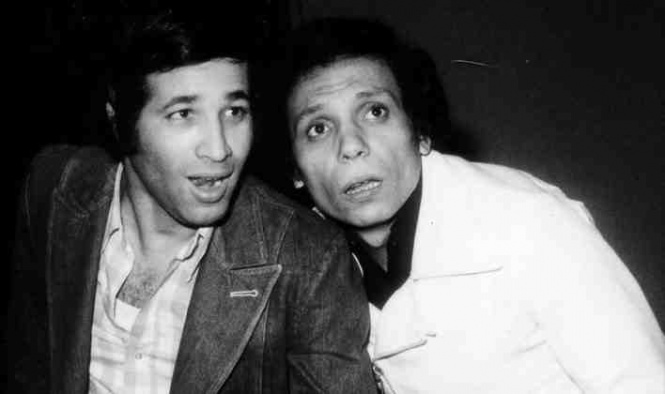
#> input picture image.png, 665 x 394 px
$ python test.py
#> lines starting #> are read from the running program, lines starting #| are printed output that depends on the picture; after the words box and inside, x2 and y2 are one past the last pixel; in counts of white or black regions, pixels touching at a corner belong together
# Import the OpenCV library
import cv2

face_cascade = cv2.CascadeClassifier(cv2.data.haarcascades +"haarcascade_frontalface_default.xml")
image = cv2.imread("image.png")
#> image is the input picture: shape (394, 665, 3); min 0, max 255, mean 93.9
image = cv2.resize(image, (800,533))
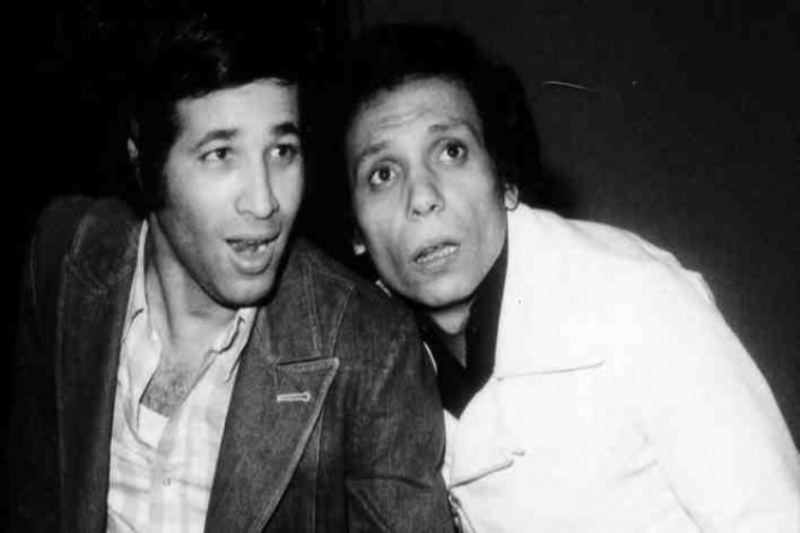
#> image: shape (533, 800, 3); min 0, max 254, mean 93.8
gray_image = cv2.cvtColor(image, cv2.COLOR_BGR2GRAY)

print(type(gray_image))
#| <class 'numpy.ndarray'>

faces=face_cascade.detectMultiScale(gray_image,scaleFactor=1.10,minNeighbors=5)
#> faces = [[159, 84, 181, 181], [322, 91, 188, 188]]


for x,y,w,h in faces:
    image=cv2.rectangle(image, (x,y), (x+w, y+h), (0, 255, 0),1)
    cv2.imshow("Face Detector", image)
    k=cv2.waitKey(4000)
#> this loop made 2 passes; (key Esc is pressed on pass 1)
#> pass 1, `image=cv2.rectangle(image, (x,y), (x+w, y+h), (0, 255, 0),1)`:
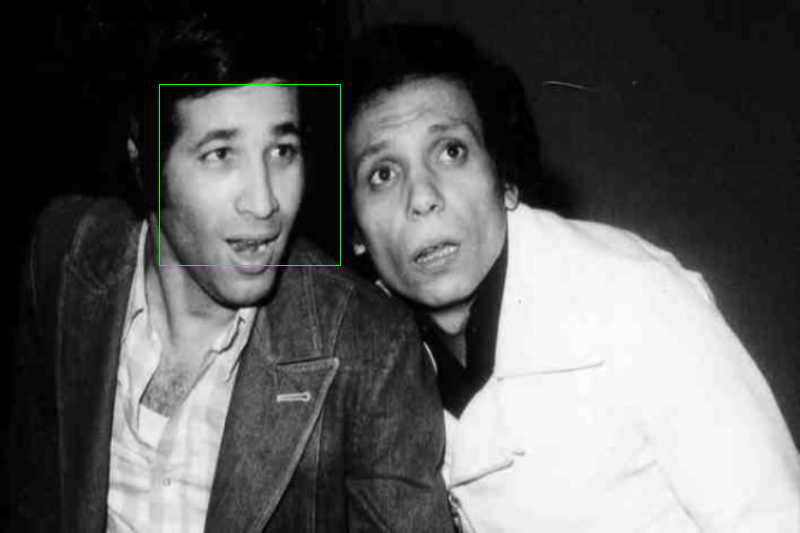
#> image: shape (533, 800, 3); 0.17% of pixels changed, all inside (x1, y1, x2, y2) = (159, 84, 341, 266)
#> pass 2, `image=cv2.rectangle(image, (x,y), (x+w, y+h), (0, 255, 0),1)`:
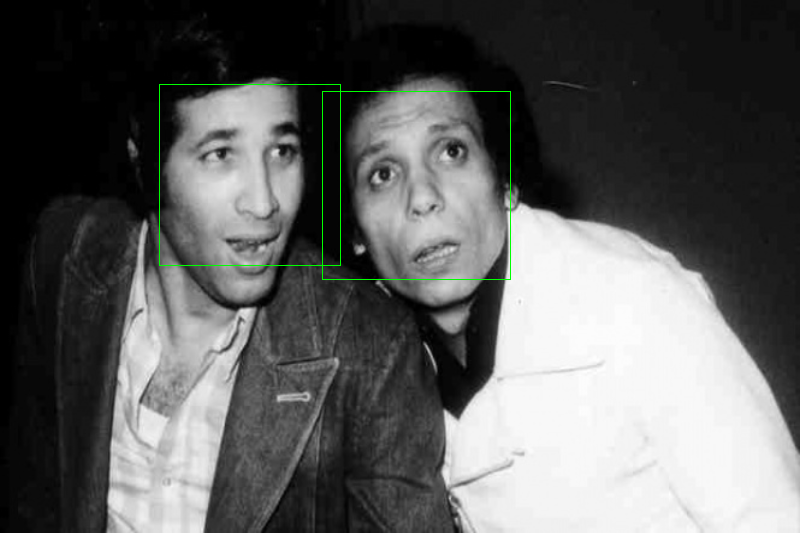
#> image: shape (533, 800, 3); 0.18% of pixels changed, all inside (x1, y1, x2, y2) = (322, 91, 511, 280)
cv2.destroyAllWindows()
cv2.imwrite("output.jpeg", image)
